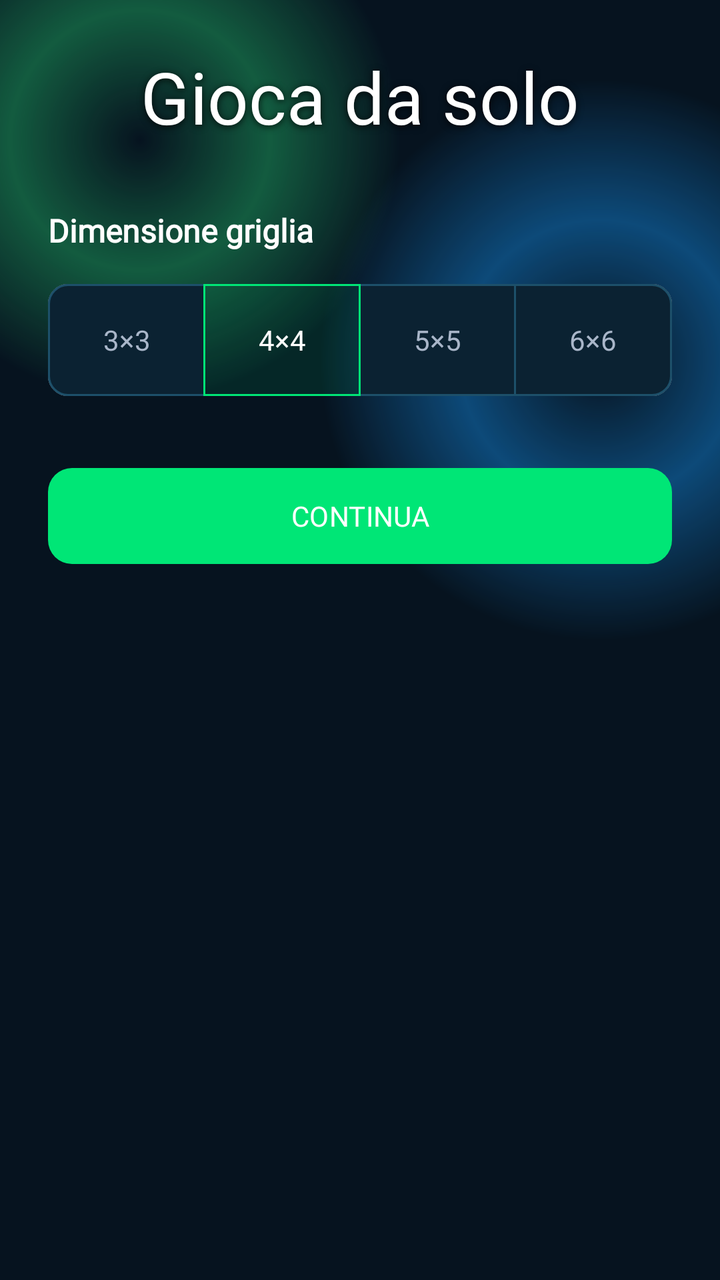
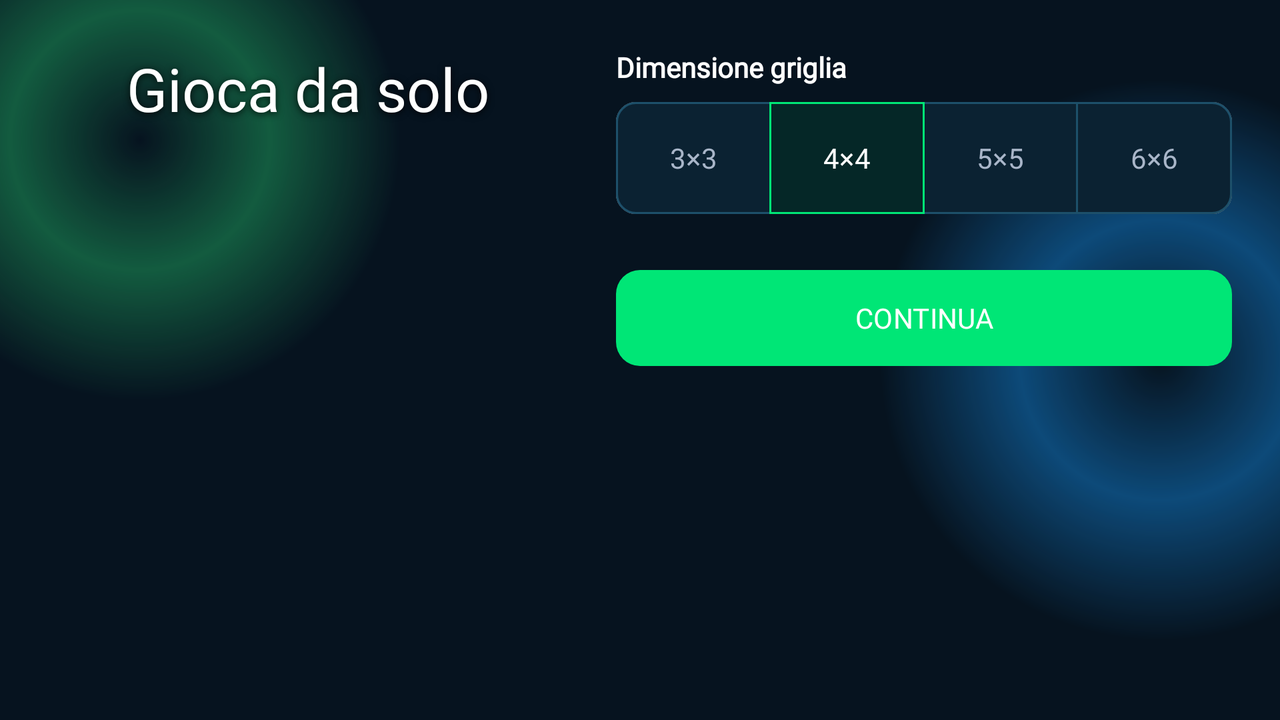

Compare how this app lays out the same screen by default and in its alternative resource folder. The renders come first, then the two layout files and the values they reference.
<!-- AndroidManifest.xml: application theme Theme.GiocoDel15 -->
<!-- res/layout/activity_solo_setup.xml -->
<?xml version="1.0" encoding="utf-8"?>
<androidx.constraintlayout.widget.ConstraintLayout xmlns:android="http://schemas.android.com/apk/res/android"
    xmlns:app="http://schemas.android.com/apk/res-auto"
    android:layout_width="match_parent"
    android:layout_height="match_parent"
    android:background="@drawable/bg_aurora"
    android:padding="@dimen/space_lg">

    <TextView
        android:id="@+id/title"
        android:layout_width="0dp"
        android:layout_height="wrap_content"
        android:gravity="center"
        android:textAlignment="center"
        android:text="@string/solo_setup_title"
        android:textAppearance="@style/TextAppearance.GiocoDel15.ScreenTitle"
        app:layout_constraintStart_toStartOf="parent"
        app:layout_constraintEnd_toEndOf="parent"
        app:layout_constraintTop_toTopOf="parent" />

    <TextView
        android:id="@+id/gridSizeLabel"
        android:layout_width="wrap_content"
        android:layout_height="wrap_content"
        android:layout_marginTop="@dimen/space_xl"
        android:text="@string/grid_size"
        android:textColor="@color/game_text_primary"
        android:textSize="@dimen/body_size"
        android:textStyle="bold"
        app:layout_constraintStart_toStartOf="parent"
        app:layout_constraintTop_toBottomOf="@id/title" />

    <com.google.android.material.button.MaterialButtonToggleGroup
        android:id="@+id/gridSizeGroup"
        android:layout_width="0dp"
        android:layout_height="wrap_content"
        android:layout_marginTop="@dimen/space_md"
        app:checkedButton="@id/grid4Button"
        app:selectionRequired="true"
        app:singleSelection="true"
        app:layout_constraintEnd_toEndOf="parent"
        app:layout_constraintStart_toStartOf="parent"
        app:layout_constraintTop_toBottomOf="@id/gridSizeLabel">

        <com.google.android.material.button.MaterialButton android:id="@+id/grid3Button" style="@style/Widget.GiocoDel15.SegmentButton" android:layout_width="0dp" android:layout_height="wrap_content" android:layout_weight="1" android:text="3×3" />
        <com.google.android.material.button.MaterialButton android:id="@+id/grid4Button" style="@style/Widget.GiocoDel15.SegmentButton" android:layout_width="0dp" android:layout_height="wrap_content" android:layout_weight="1" android:text="4×4" />
        <com.google.android.material.button.MaterialButton android:id="@+id/grid5Button" style="@style/Widget.GiocoDel15.SegmentButton" android:layout_width="0dp" android:layout_height="wrap_content" android:layout_weight="1" android:text="5×5" />
        <com.google.android.material.button.MaterialButton android:id="@+id/grid6Button" style="@style/Widget.GiocoDel15.SegmentButton" android:layout_width="0dp" android:layout_height="wrap_content" android:layout_weight="1" android:text="6×6" />
    </com.google.android.material.button.MaterialButtonToggleGroup>

    <com.google.android.material.button.MaterialButton
        android:id="@+id/continueButton"
        style="@style/Widget.GiocoDel15.PrimaryButton"
        android:layout_width="0dp"
        android:layout_height="wrap_content"
        android:layout_marginTop="@dimen/space_xl"
        android:text="@string/continue_label"
        android:textColor="@color/game_text_primary"
        app:backgroundTint="@color/game_primary"
        app:layout_constraintEnd_toEndOf="parent"
        app:layout_constraintStart_toStartOf="parent"
        app:layout_constraintTop_toBottomOf="@id/gridSizeGroup" />

</androidx.constraintlayout.widget.ConstraintLayout>
<!-- resources referenced by this layout -->
<resources>
  <color name="game_primary">@color/game_green</color>
  <color name="game_text_primary">#FFFFFF</color>
  <dimen name="body_size">16sp</dimen>
  <dimen name="space_lg">24dp</dimen>
  <dimen name="space_md">16dp</dimen>
  <dimen name="space_xl">32dp</dimen>
  <string name="continue_label">CONTINUA</string>
  <string name="grid_size">Dimensione griglia</string>
  <string name="solo_setup_title">Gioca da solo</string>
  <style name="TextAppearance.GiocoDel15.ScreenTitle" parent="TextAppearance.Material3.HeadlineMedium">
          <item name="android:fontFamily">@font/russo_one</item>
          <item name="android:textSize">@dimen/screen_title</item>
          <item name="android:textColor">@color/game_text_primary</item>
          <item name="android:shadowColor">#CC000000</item>
          <item name="android:shadowDx">0</item>
          <item name="android:shadowDy">2</item>
          <item name="android:shadowRadius">8</item>
      </style>
  <style name="Widget.GiocoDel15.PrimaryButton" parent="Widget.Material3.Button">
          <item name="android:minHeight">@dimen/button_height</item>
          <item name="cornerRadius">@dimen/radius_md</item>
          <item name="android:fontFamily">@font/rajdhani_bold</item>
          <item name="android:textAllCaps">false</item>
          <item name="android:elevation">@dimen/button_elevation</item>
          <item name="android:outlineAmbientShadowColor">@color/game_primary</item>
          <item name="android:outlineSpotShadowColor">@color/game_primary</item>
      </style>
  <style name="Theme.GiocoDel15" parent="Theme.Material3.DayNight.NoActionBar">
          <item name="android:fontFamily">@font/rajdhani_semibold</item>
          <item name="android:colorAccent">@color/game_secondary</item>
          <item name="android:navigationBarColor">@android:color/transparent</item>
          <item name="android:statusBarColor">@android:color/transparent</item>
          <item name="android:windowLightStatusBar">false</item>
          <item name="android:windowLightNavigationBar" tools:targetApi="27">false</item>
          <item name="colorPrimary">@color/game_primary</item>
          <item name="colorSecondary">@color/game_secondary</item>
      </style>
  <color name="game_green">#00E676</color>
  <color name="game_background">@color/game_bg_primary</color>
  <color name="aurora_green">#6625C76F</color>
  <color name="aurora_green_end">#0025C76F</color>
  <color name="aurora_blue">#66169BFF</color>
  <color name="aurora_blue_end">#00169BFF</color>
  <dimen name="screen_title">36sp</dimen>
  <dimen name="button_height">56dp</dimen>
  <dimen name="radius_md">12dp</dimen>
  <dimen name="button_elevation">6dp</dimen>
  <dimen name="segment_height">56dp</dimen>
  <dimen name="radius_small">10dp</dimen>
  <dimen name="text_body_secondary">14sp</dimen>
  <dimen name="card_stroke_width_thin">1dp</dimen>
  <color name="game_secondary">@color/game_cyan</color>
  <color name="game_bg_primary">#06131F</color>
  <color name="game_cyan">#00BFFF</color>
  <!-- some entries are left out for length -->
</resources>
<!-- res/layout-land/activity_solo_setup.xml (the repository's variant of the layout above) -->
<!-- drawn on the phone turned sideways -->
<?xml version="1.0" encoding="utf-8"?>
<androidx.constraintlayout.widget.ConstraintLayout xmlns:android="http://schemas.android.com/apk/res/android"
    xmlns:app="http://schemas.android.com/apk/res-auto"
    android:layout_width="match_parent"
    android:layout_height="match_parent"
    android:background="@drawable/bg_aurora"
    android:padding="@dimen/space_lg">

    <TextView
        android:id="@+id/title"
        android:layout_width="@dimen/land_header_width"
        android:layout_height="wrap_content"
        android:fontFamily="@font/russo_one"
        android:gravity="center"
        android:textAlignment="center"
        android:text="@string/solo_setup_title"
        android:textColor="@color/game_text_primary"
        android:textSize="@dimen/title_size"
        android:shadowColor="#CC000000"
        android:shadowDx="0"
        android:shadowDy="2"
        android:shadowRadius="8"
        app:layout_constraintStart_toStartOf="parent"
        app:layout_constraintTop_toTopOf="parent" />

    <TextView
        android:id="@+id/gridSizeLabel"
        android:layout_width="wrap_content"
        android:layout_height="wrap_content"
        android:layout_marginStart="@dimen/space_lg"
        android:text="@string/grid_size"
        android:textColor="@color/game_text_primary"
        android:textStyle="bold"
        app:layout_constraintStart_toEndOf="@id/title"
        app:layout_constraintTop_toTopOf="parent" />

    <com.google.android.material.button.MaterialButtonToggleGroup
        android:id="@+id/gridSizeGroup"
        android:layout_width="0dp"
        android:layout_height="wrap_content"
        android:layout_marginStart="@dimen/space_lg"
        android:layout_marginTop="@dimen/space_sm"
        app:checkedButton="@id/grid4Button"
        app:selectionRequired="true"
        app:singleSelection="true"
        app:layout_constraintEnd_toEndOf="parent"
        app:layout_constraintStart_toEndOf="@id/title"
        app:layout_constraintTop_toBottomOf="@id/gridSizeLabel">
        <com.google.android.material.button.MaterialButton android:id="@+id/grid3Button" style="@style/Widget.GiocoDel15.SegmentButton" android:layout_width="0dp" android:layout_height="wrap_content" android:layout_weight="1" android:text="3×3" />
        <com.google.android.material.button.MaterialButton android:id="@+id/grid4Button" style="@style/Widget.GiocoDel15.SegmentButton" android:layout_width="0dp" android:layout_height="wrap_content" android:layout_weight="1" android:text="4×4" />
        <com.google.android.material.button.MaterialButton android:id="@+id/grid5Button" style="@style/Widget.GiocoDel15.SegmentButton" android:layout_width="0dp" android:layout_height="wrap_content" android:layout_weight="1" android:text="5×5" />
        <com.google.android.material.button.MaterialButton android:id="@+id/grid6Button" style="@style/Widget.GiocoDel15.SegmentButton" android:layout_width="0dp" android:layout_height="wrap_content" android:layout_weight="1" android:text="6×6" />
    </com.google.android.material.button.MaterialButtonToggleGroup>

    <com.google.android.material.button.MaterialButton
        android:id="@+id/continueButton"
        style="@style/Widget.GiocoDel15.PrimaryButton"
        android:layout_width="0dp"
        android:layout_height="wrap_content"
        android:layout_marginStart="@dimen/space_lg"
        android:layout_marginTop="@dimen/space_lg"
        android:text="@string/continue_label"
        android:textColor="@color/game_text_primary"
        app:backgroundTint="@color/game_primary"
        app:layout_constraintEnd_toEndOf="parent"
        app:layout_constraintStart_toEndOf="@id/title"
        app:layout_constraintTop_toBottomOf="@id/gridSizeGroup" />

</androidx.constraintlayout.widget.ConstraintLayout>
<!-- resources referenced by the variant -->
<!-- as the phone turned sideways resolves them -->
<resources>
  <color name="game_primary">@color/game_green</color>
  <color name="game_text_primary">#FFFFFF</color>
  <dimen name="land_header_width">260dp</dimen>
  <dimen name="space_lg">24dp</dimen>
  <dimen name="space_sm">8dp</dimen>
  <dimen name="title_size">30sp</dimen>
  <!-- drawable bg_aurora (drawable) -->
  <?xml version="1.0" encoding="utf-8"?>
  <layer-list xmlns:android="http://schemas.android.com/apk/res/android">
      <item>
          <shape android:shape="rectangle">
              <solid android:color="@color/game_background" />
          </shape>
      </item>
      <item
          android:width="260dp"
          android:height="260dp"
          android:gravity="top|start"
          android:left="-60dp"
          android:top="-60dp">
          <shape android:shape="oval">
              <gradient
                  android:type="radial"
                  android:gradientRadius="130dp"
                  android:centerColor="@color/aurora_green"
                  android:endColor="@color/aurora_green_end" />
          </shape>
      </item>
      <item
          android:width="280dp"
          android:height="280dp"
          android:gravity="top|end"
          android:right="-80dp"
          android:top="40dp">
          <shape android:shape="oval">
              <gradient
                  android:type="radial"
                  android:gradientRadius="140dp"
                  android:centerColor="@color/aurora_blue"
                  android:endColor="@color/aurora_blue_end" />
          </shape>
      </item>
  </layer-list>
  <string name="continue_label">CONTINUA</string>
  <string name="grid_size">Dimensione griglia</string>
  <string name="solo_setup_title">Gioca da solo</string>
  <style name="Widget.GiocoDel15.PrimaryButton" parent="Widget.Material3.Button">
          <item name="android:minHeight">@dimen/button_height</item>
          <item name="cornerRadius">@dimen/radius_md</item>
          <item name="android:fontFamily">@font/rajdhani_bold</item>
          <item name="android:textAllCaps">false</item>
          <item name="android:elevation">@dimen/button_elevation</item>
          <item name="android:outlineAmbientShadowColor">@color/game_primary</item>
          <item name="android:outlineSpotShadowColor">@color/game_primary</item>
      </style>
  <style name="Theme.GiocoDel15" parent="Theme.Material3.DayNight.NoActionBar">
          <item name="android:fontFamily">@font/rajdhani_semibold</item>
          <item name="android:colorAccent">@color/game_secondary</item>
          <item name="android:navigationBarColor">@android:color/transparent</item>
          <item name="android:statusBarColor">@android:color/transparent</item>
          <item name="android:windowLightStatusBar">false</item>
          <item name="android:windowLightNavigationBar" tools:targetApi="27">false</item>
          <item name="colorPrimary">@color/game_primary</item>
          <item name="colorSecondary">@color/game_secondary</item>
      </style>
  <color name="game_green">#00E676</color>
  <color name="game_background">@color/game_bg_primary</color>
  <color name="aurora_green">#6625C76F</color>
  <color name="aurora_green_end">#0025C76F</color>
  <color name="aurora_blue">#66169BFF</color>
  <color name="aurora_blue_end">#00169BFF</color>
  <dimen name="button_height">56dp</dimen>
  <dimen name="radius_md">12dp</dimen>
  <dimen name="button_elevation">6dp</dimen>
  <dimen name="segment_height">56dp</dimen>
  <dimen name="radius_small">10dp</dimen>
  <dimen name="text_body_secondary">14sp</dimen>
  <dimen name="card_stroke_width_thin">1dp</dimen>
  <color name="game_secondary">@color/game_cyan</color>
  <color name="game_bg_primary">#06131F</color>
  <color name="game_cyan">#00BFFF</color>
  <!-- some entries are left out for length -->
</resources>
